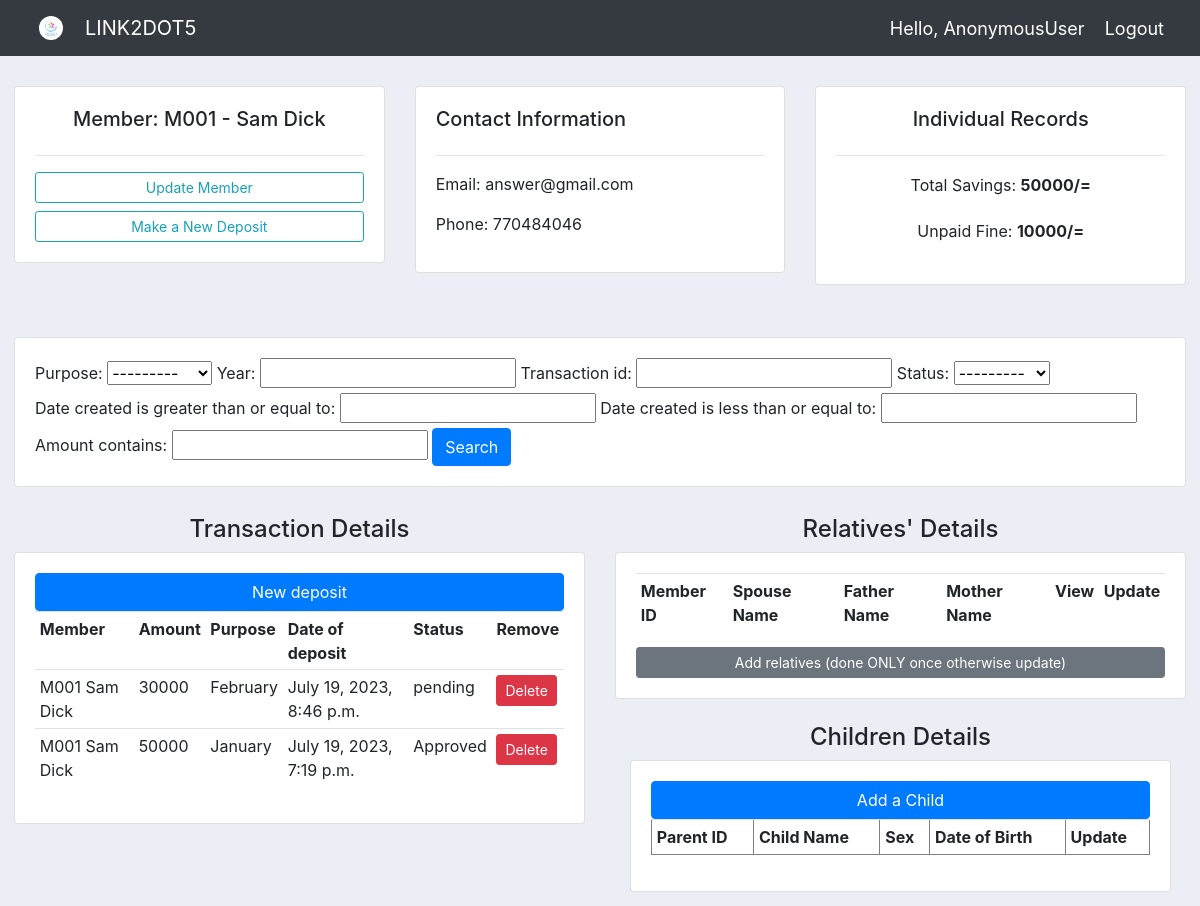
The app's page /member/M001/ with its own data.
### link2dot5_app/models.py (models this page shows, shortened)
class Member(models.Model):
    sex_choices = (("Male","male"), ("Female","Female"))
    status_choices = (("Married","Married"),("Single","Single"),
                        ("Windowed","Windowed"),("Divorsed","Divorsed"))
    member_id =models.CharField(max_length=10, primary_key=True )
    full_name = models.CharField(max_length=200, null=False)
    nin = models.CharField(max_length=100)
    occupation=models.CharField(max_length=500)
    sex = models.CharField(max_length=10,choices = sex_choices)
    marital_status = models.CharField(max_length=30, choices=status_choices)
    email = models.EmailField(max_length=100)
    telephone = models.PositiveIntegerField()
    date_of_birth = models.DateField(validators=[MaxValueValidator(datetime.date.today)])
    current_address = models.CharField(max_length=300)
    home_address = models.CharField(max_length=300)
    Registered_date = models.DateTimeField(auto_now_add=True)
    def __str__(self):
        return self.member_id + " " +self.full_name

class Deposit(models.Model):
    status_choices =(("pending","pending"),("Approved","Approved"),
                        ("Rejeted","Rejected"))
    purpose_choices = (("January","January"),("February","February"),("March","March"),
    				("April","April"),("May","May"),("June","June"),("July","July"),
    				("August","August"),("September","September"),("October","October"),
    				("November","November"),("December","December"))
    member = models.ForeignKey(Member, on_delete=models.CASCADE)
    amount = models.PositiveIntegerField()
    purpose = models.CharField(max_length=200, null=False, choices = purpose_choices)
    year = models.PositiveIntegerField()
    deposited_by = models.CharField(max_length=50,null=False)
    transaction_id = models.CharField(max_length=50,null=False)
    status = models.CharField(max_length=200, null=False, choices = status_choices, default="pending")
    date_created = models.DateTimeField(auto_now_add=True)
    receipt = models.ImageField(upload_to='deposits/%Y/%m/%d',blank=True)

### link2dot5_app/views.py (the view)
# urls.py: path('member/<str:member_id>/', views.member, name='member'),
def member(request, member_id):
    member = Member.objects.get(member_id=member_id)
    deposits = member.deposit_set.all().order_by('-date_created')
    children = member.childrendetail_set.all()
    relative = member.relative_set.all()
    deposit_count = deposits.count()
    ind_savings = member.deposit_set.filter(status='Approved').aggregate(models.Sum('amount'))['amount__sum'] or 0
    ind_fine = member.fine_set.filter(status='unpaid').aggregate(models.Sum('amount'))['amount__sum'] or 0
    myFilter = DepositFilter(request.GET, queryset=deposits)
    deposits = myFilter.qs
    context = {
    'member': member,
    'deposits': deposits,
    'deposit_count': deposit_count,
     'myFilter': myFilter,
     'ind_savings': ind_savings,
     'ind_fine': ind_fine,
     'children':children,
     'relative': relative,
    }
    return render(request, 'members/member.html', context)

### link2dot5_app/templates/members/member.html (shortened to what this page needs)
{% extends 'members/main.html' %}
{% load static %}
{% block content %}
<br>
<div class="row">
    <div class="col-md">
        <div class="card card-body">
            <h5 align="center">Member: {{member.member_id}} - {{member.full_name}}</h5>
            <hr>
            <a class="btn btn-outline-info btn-sm btn-block" href="{% url 'update_member' member.member_id %}"> Update Member</a>
            <a class="btn btn-outline-info btn-sm btn-block" href="{% url 'deposit_create' %}"> Make a New Deposit</a>
        </div>
    </div>
    <div class="col-md">
        <div class="text-bg-primary">
            <div class="card card-body">
                <h5>Contact Information</h5>
                <hr>
                <p>Email: {{member.email}}</p>
                <p>Phone: {{member.telephone}}</p>
            </div>
        </div>
    </div>
    <div class="col-md">
        <div class="text-bg-primary">
            <div class="card card-body">
                <h5 align="center"> Individual Records</h5>
                <hr>
                <p style="text-align: center; padding: 1px">Total Savings: <strong>{{ind_savings}}/= </strong></p>
                <p style="text-align: center; padding: 5px">Unpaid Fine: <strong>{{ind_fine}}/=</strong> </p>
            </div>
        </div>
    </div>
</div>
<br>
<div class="row">
    <div class="col">
        <div class="card card-body">
            <form method="get">
                {{myFilter.form}}
                <button class="btn btn-primary" type="submit">Search</button>
            </form>
        </div>
    </div>
</div>
<div class="row">
    <div class="col-md-6">
        <h4 align="center">Transaction Details</h4>
        <div class="card card-body">
            <a class="btn btn-primary btn-block" href="{% url 'deposit_create' %}"> New deposit</a>
            <table class="table table-sm table-hover">
                <tr>
                    <th>Member</th>
                    <th>Amount</th>
                    <th>Purpose</th>
                    <th>Date of deposit</th>
                    <th>Status</th>
                    <th>Remove</th>
                </tr>
                {% for deposit in deposits %}
                    <tr>
                        <td>{{deposit.member}}</td>
                        <td>{{deposit.amount}}</td>
                        <td>{{deposit.purpose}}</td>
                        <td>{{deposit.date_created}}</td>
                        <td>{{deposit.status}}</td>
                        <td><a class="btn btn-sm btn-danger" href="{% url 'delete_deposit' deposit.id %}">Delete</a></td>
                    </tr>
                {% endfor %}
            </table>
        </div>
    </div>
        <div class="col-md">
            <h4 align="center">Relatives' Details</h4>
            <div class="card card-body">
                <table class="table table-sm table-hover" >
                    <tr>
                        <th>Member ID</th>
                        <th>Spouse Name</th>
                        <th>Father Name</th>
                        <th>Mother Name</th>
                        <th>View</th>
                        <th>Update</th>
                    </tr>
                </table>
                <a class="btn btn-secondary btn-sm" href="{% url 'add_relative_detail' %}"> Add relatives (done ONLY once otherwise update)</a>
            </div><br>
            <div class="col-md">
            <h4 align="center">Children Details</h4>
            <div class="card card-body">
                <a class="btn btn-primary btn-block" href="{% url 'add_child_detail' %}"> Add a Child</a>
                <table class="table table-sm table-hover" border="1" >
                    <tr>
                        <th>Parent ID</th>
                        <th>Child Name</th>
                        <th>Sex</th>
                        <th>Date of Birth</th>
                        <th>Update</th>
                    </tr>
                </table>
            </div>
    </div>
    </div>
</div>
{% endblock content %}

### link2dot5_app/static/css/main.css (style rules this page uses)
body { background-color: #ebeff5; }
.row { padding: 14px; }

### records on screen
Member: member_id "M001", full_name "Sam Dick", email "answer@gmail.com", telephone "770484046"
Deposit: member "M001 Sam Dick", amount "30000", purpose "February", date_created "July 19, 2023, 8:46 p.m.", status "pending"
Deposit: member "M001 Sam Dick", amount "50000", purpose "January", date_created "July 19, 2023, 7:19 p.m.", status "Approved"

### other values on screen
{{ request.user }} "AnonymousUser"
{{ ind_savings }} "50000"
{{ ind_fine }} "10000"
